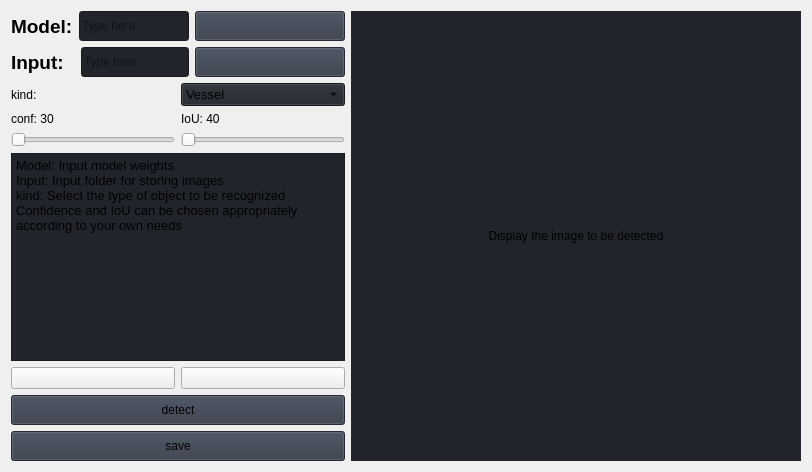
                     <widget class="QWidget" name="detectCross">
                      <layout class="QVBoxLayout" name="verticalLayout_24">
                       <item>
                        <layout class="QHBoxLayout" name="horizontalLayout_13">
                         <item>
                          <layout class="QVBoxLayout" name="verticalLayout_15">
                           <item>
                            <layout class="QHBoxLayout" name="horizontalLayout_6">
                             <item>
                              <widget class="QLabel" name="label_openModel">
                               <property name="font">
                                <font>
                                 <family>Microsoft YaHei UI</family>
                                 <pointsize>14</pointsize>
                                 <italic>false</italic>
                                 <bold>true</bold>
                                </font>
                               </property>
                               <property name="styleSheet">
                                <string notr="true">font: 700 14pt &quot;Microsoft YaHei UI&quot;;</string>
                               </property>
                               <property name="text">
                                <string>Model:</string>
                               </property>
                              </widget>
                             </item>
                             <item>
                              <widget class="QLineEdit" name="LineEdit_openModel">
                               <property name="minimumSize">
                                <size>
                                 <width>0</width>
                                 <height>30</height>
                                </size>
                               </property>
                               <property name="styleSheet">
                                <string notr="true">background-color: rgb(33, 37, 43);</string>
                               </property>
                               <property name="text">
                                <string/>
                               </property>
                               <property name="placeholderText">
                                <string>Type here</string>
                               </property>
                              </widget>
                             </item>
                             <item>
                              <widget class="QPushButton" name="btn_openModel">
                               <property name="minimumSize">
                                <size>
                                 <width>150</width>
                                 <height>30</height>
                                </size>
                               </property>
                               <property name="font">
                                <font>
                                 <family>Segoe UI</family>
                                 <pointsize>10</pointsize>
                                 <italic>false</italic>
                                 <bold>false</bold>
                                </font>
                               </property>
                               <property name="cursor">
                                <cursorShape>PointingHandCursor</cursorShape>
                               </property>
                               <property name="styleSheet">
                                <string notr="true">background-color: rgb(52, 59, 72);</string>
                               </property>
                               <property name="text">
                                <string/>
                               </property>
                               <property name="icon">
                                <iconset resource="resources.qrc">
                                 <normaloff>:/icons/images/icons/cil-folder-open.png</normaloff>:/icons/images/icons/cil-folder-open.png</iconset>
                               </property>
                              </widget>
                             </item>
                            </layout>
                           </item>
                           <item>
                            <layout class="QHBoxLayout" name="horizontalLayout_7">
                             <item>
                              <widget class="QLabel" name="label_openInput">
                               <property name="font">
                                <font>
                                 <family>Microsoft YaHei UI</family>
                                 <pointsize>14</pointsize>
                                 <italic>false</italic>
                                 <bold>true</bold>
                                </font>
                               </property>
                               <property name="styleSheet">
                                <string notr="true">font: 700 14pt &quot;Microsoft YaHei UI&quot;;</string>
                               </property>
                               <property name="text">
                                <string>Input:  </string>
                               </property>
                              </widget>
                             </item>
                             <item>
                              <widget class="QLineEdit" name="LineEdit_openInput">
                               <property name="minimumSize">
                                <size>
                                 <width>0</width>
                                 <height>30</height>
                                </size>
                               </property>
                               <property name="styleSheet">
                                <string notr="true">background-color: rgb(33, 37, 43);</string>
                               </property>
                               <property name="text">
                                <string/>
                               </property>
                               <property name="placeholderText">
                                <string>Type here</string>
                               </property>
                              </widget>
                             </item>
                             <item>
                              <widget class="QPushButton" name="btn_openInput">
                               <property name="minimumSize">
                                <size>
                                 <width>150</width>
                                 <height>30</height>
                                </size>
                               </property>
                               <property name="font">
                                <font>
                                 <family>Segoe UI</family>
                                 <pointsize>10</pointsize>
                                 <italic>false</italic>
                                 <bold>false</bold>
                                </font>
                               </property>
                               <property name="cursor">
                                <cursorShape>PointingHandCursor</cursorShape>
                               </property>
                               <property name="styleSheet">
                                <string notr="true">background-color: rgb(52, 59, 72);</string>
                               </property>
                               <property name="text">
                                <string/>
                               </property>
                               <property name="icon">
                                <iconset resource="resources.qrc">
                                 <normaloff>:/icons/images/icons/cil-folder-open.png</normaloff>:/icons/images/icons/cil-folder-open.png</iconset>
                               </property>
                              </widget>
                             </item>
                            </layout>
                           </item>
                           <item>
                            <layout class="QHBoxLayout" name="horizontalLayout_8">
                             <item>
                              <widget class="QLabel" name="label_openKind">
                               <property name="styleSheet">
                                <string notr="true">font: 700 14pt &quot;Microsoft YaHei UI&quot;;</string>
                               </property>
                               <property name="text">
                                <string>kind:    </string>
                               </property>
                              </widget>
                             </item>
                             <item>
                              <widget class="QComboBox" name="comboBox_CellKind">
                               <property name="font">
                                <font>
                                 <family>Segoe UI</family>
                                 <pointsize>10</pointsize>
                                 <italic>false</italic>
                                 <bold>false</bold>
                                </font>
                               </property>
                               <property name="autoFillBackground">
                                <bool>false</bool>
                               </property>
                               <property name="styleSheet">
                                <string notr="true">background-color: rgb(33, 37, 43);</string>
                               </property>
                               <property name="iconSize">
                                <size>
                                 <width>16</width>
                                 <height>16</height>
                                </size>
                               </property>
                               <property name="frame">
                                <bool>true</bool>
                               </property>
                               <item>
                                <property name="text">
                                 <string>Vessel</string>
                                </property>
                               </item>
                               <item>
                                <property name="text">
                                 <string>Fibre</string>
                                </property>
                               </item>
                               <item>
                                <property name="text">
                                 <string>Ray-Cross</string>
                                </property>
                               </item>
                               <item>
                                <property name="text">
                                 <string>Ray-Chord</string>
                                </property>
                               </item>
                               <item>
                                <property name="text">
                                 <string>Ray-Kind</string>
                                </property>
                               </item>
                              </widget>
                             </item>
                            </layout>
                           </item>
                           <item>
                            <layout class="QHBoxLayout" name="horizontalLayout_10">
                             <item>
                              <layout class="QVBoxLayout" name="verticalLayout_22">
                               <item>
                                <widget class="QLabel" name="label_conf">
                                 <property name="minimumSize">
                                  <size>
                                   <width>0</width>
                                   <height>10</height>
                                  </size>
                                 </property>
                                 <property name="styleSheet">
                                  <string notr="true">font: 700 14pt &quot;Microsoft YaHei UI&quot;;</string>
                                 </property>
                                 <property name="text">
                                  <string>conf: 30</string>
                                 </property>
                                </widget>
                               </item>
                               <item>
                                <widget class="QSlider" name="horizontalSlider_conf">
                                 <property name="minimumSize">
                                  <size>
                                   <width>0</width>
                                   <height>10</height>
                                  </size>
                                 </property>
                                 <property name="styleSheet">
                                  <string notr="true"/>
                                 </property>
                                 <property name="orientation">
                                  <enum>Qt::Horizontal</enum>
                                 </property>
                                </widget>
                               </item>
                              </layout>
                             </item>
                             <item>
                              <layout class="QVBoxLayout" name="verticalLayout_21">
                               <item>
                                <widget class="QLabel" name="label_IoU">
                                 <property name="styleSheet">
                                  <string notr="true">font: 700 14pt &quot;Microsoft YaHei UI&quot;;</string>
                                 </property>
                                 <property name="text">
                                  <string>IoU: 40</string>
                                 </property>
                                </widget>
                               </item>
                               <item>
                                <widget class="QSlider" name="horizontalSlider_IoU">
                                 <property name="styleSheet">
                                  <string notr="true"/>
                                 </property>
                                 <property name="orientation">
                                  <enum>Qt::Horizontal</enum>
                                 </property>
                                </widget>
                               </item>
                              </layout>
                             </item>
                            </layout>
                           </item>
                           <item>
                            <widget class="QPlainTextEdit" name="plainTextEdit_2">
                             <property name="sizePolicy">
                              <sizepolicy hsizetype="Minimum" vsizetype="Expanding">
                               <horstretch>0</horstretch>
                               <verstretch>0</verstretch>
                              </sizepolicy>
                             </property>
                             <property name="minimumSize">
                              <size>
                               <width>200</width>
                               <height>100</height>
                              </size>
                             </property>
                             <property name="font">
                              <font>
                               <family>Segoe UI</family>
                               <pointsize>10</pointsize>
                               <italic>false</italic>
                               <bold>false</bold>
                              </font>
                             </property>
                             <property name="styleSheet">
                              <string notr="true">background-color: rgb(33, 37, 43);</string>
                             </property>
                             <property name="plainText">
                              <string>Model: Input model weights
Input: Input folder for storing images
kind: Select the type of object to be recognized
Confidence and IoU can be chosen appropriately according to your own needs</string>
                             </property>
                            </widget>
                           </item>
                           <item>
                            <layout class="QVBoxLayout" name="verticalLayout_23">
                             <item>
                              <layout class="QHBoxLayout" name="horizontalLayout_15">
                               <item>
                                <widget class="QPushButton" name="btn_Pre">
                                 <property name="text">
                                  <string/>
                                 </property>
                                 <property name="icon">
                                  <iconset resource="resources.qrc">
                                   <normaloff>:/icons/images/icons/cil-chevron-left.png</normaloff>:/icons/images/icons/cil-chevron-left.png</iconset>
                                 </property>
                                </widget>
                               </item>
                               <item>
                                <widget class="QPushButton" name="btn_next">
                                 <property name="text">
                                  <string/>
                                 </property>
                                 <property name="icon">
                                  <iconset resource="resources.qrc">
                                   <normaloff>:/icons/images/icons/cil-chevron-right.png</normaloff>:/icons/images/icons/cil-chevron-right.png</iconset>
                                 </property>
                                </widget>
                               </item>
                              </layout>
                             </item>
                             <item>
                              <widget class="QPushButton" name="pushButton_2">
                               <property name="minimumSize">
                                <size>
                                 <width>0</width>
                                 <height>30</height>
                                </size>
                               </property>
                               <property name="styleSheet">
                                <string notr="true">background-color: rgb(52, 59, 72);</string>
                               </property>
                               <property name="text">
                                <string>detect</string>
                               </property>
                              </widget>
                             </item>
                             <item>
                              <widget class="QPushButton" name="save_picture">
                               <property name="minimumSize">
                                <size>
                                 <width>0</width>
                                 <height>30</height>
                                </size>
                               </property>
                               <property name="styleSheet">
                                <string notr="true">background-color: rgb(52, 59, 72);</string>
                               </property>
                               <property name="text">
                                <string>save</string>
                               </property>
                              </widget>
                             </item>
                            </layout>
                           </item>
                          </layout>
                         </item>
                         <item>
                          <widget class="QLabel" name="input_detect">
                           <property name="sizePolicy">
                            <sizepolicy hsizetype="Expanding" vsizetype="Expanding">
                             <horstretch>0</horstretch>
                             <verstretch>0</verstretch>
                            </sizepolicy>
                           </property>
                           <property name="minimumSize">
                            <size>
                             <width>450</width>
                             <height>450</height>
                            </size>
                           </property>
                           <property name="autoFillBackground">
                            <bool>false</bool>
                           </property>
                           <property name="styleSheet">
                            <string notr="true">background-color: rgb(33, 37, 43);</string>
                           </property>
                           <property name="text">
                            <string>Display the image to be detected</string>
                           </property>
                           <property name="scaledContents">
                            <bool>true</bool>
                           </property>
                           <property name="alignment">
                            <set>Qt::AlignCenter</set>
                           </property>
                          </widget>
                         </item>
                        </layout>
                       </item>
                      </layout>
                     </widget>
